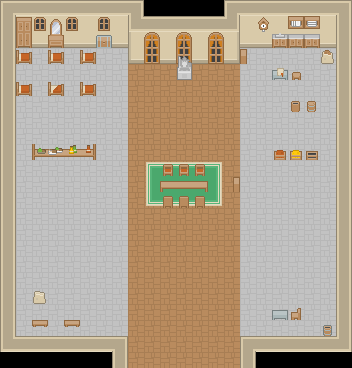

Rendered tile map (Tiled .tmx) drawn with the repository's tilesets; below, a short description and the map source with its tile grids summarised:
An orthogonal 22x23 tile map with 16x16 px tiles, 5 tile layers (Floor, Carpet, Walls, Objects, ...).

<map version="1.0" orientation="orthogonal" renderorder="right-down" width="22" height="23" tilewidth="16" tileheight="16" backgroundcolor="#000000" nextobjectid="1">
 <tileset firstgid="1" name="roguelikeSheet_transparent" tilewidth="16" tileheight="16" spacing="4" tilecount="1767" columns="57">
  <image source="../Spritesheet/roguelikeSheet_transparent.png" width="1136" height="616" />
 </tileset>
 <layer name="Floor" width="22" height="23">
  <data>[506 cells, 367 non-empty, 2 distinct tile ids]</data>
 </layer>
 <layer name="Carpet" width="22" height="23">
  <data>[506 cells, 18 non-empty, 10 distinct tile ids]</data>
 </layer>
 <layer name="Walls" width="22" height="23">
  <data>[506 cells, 121 non-empty, 12 distinct tile ids]</data>
 </layer>
 <layer name="Objects" width="22" height="23">
  <data>[506 cells, 56 non-empty, 39 distinct tile ids]</data>
 </layer>
 <layer name="Details" width="22" height="23">
  <data>[506 cells, 2 non-empty, 2 distinct tile ids]</data>
 </layer>
</map>